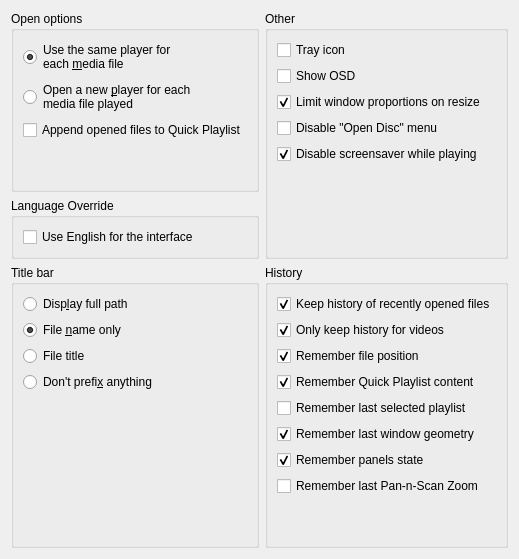
         <widget class="QWidget" name="playerPage">
          <layout class="QGridLayout" name="playerPageLayout">
           <item row="2" column="1">
            <widget class="QGroupBox" name="playerHistoryBox">
             <property name="title">
              <string>History</string>
             </property>
             <layout class="QVBoxLayout" name="playerHistoryBoxLayout">
              <item>
               <widget class="QCheckBox" name="playerKeepHistory">
                <property name="text">
                 <string>Keep history of recently opened files</string>
                </property>
                <property name="checked">
                 <bool>true</bool>
                </property>
               </widget>
              </item>
              <item>
               <widget class="QCheckBox" name="playerKeepHistoryOnlyForVideos">
                <property name="text">
                 <string>Only keep history for videos</string>
                </property>
                <property name="checked">
                 <bool>true</bool>
                </property>
               </widget>
              </item>
              <item>
               <widget class="QCheckBox" name="playerRememberFilePosition">
                <property name="text">
                 <string>Remember file position</string>
                </property>
                <property name="checked">
                 <bool>true</bool>
                </property>
               </widget>
              </item>
              <item>
               <widget class="QCheckBox" name="playerRememberQuickPlaylist">
                <property name="text">
                 <string>Remember Quick Playlist content</string>
                </property>
                <property name="checked">
                 <bool>true</bool>
                </property>
               </widget>
              </item>
              <item>
               <widget class="QCheckBox" name="playerRememberLastPlaylist">
                <property name="text">
                 <string>Remember last selected playlist</string>
                </property>
               </widget>
              </item>
              <item>
               <widget class="QCheckBox" name="playerRememberWindowGeometry">
                <property name="text">
                 <string>Remember last window geometry</string>
                </property>
                <property name="checked">
                 <bool>true</bool>
                </property>
               </widget>
              </item>
              <item>
               <widget class="QCheckBox" name="playerRememberPanels">
                <property name="text">
                 <string>Remember panels state</string>
                </property>
                <property name="checked">
                 <bool>true</bool>
                </property>
               </widget>
              </item>
              <item>
               <widget class="QCheckBox" name="playerRememberPanScanZoom">
                <property name="text">
                 <string>Remember last Pan-n-Scan Zoom</string>
                </property>
               </widget>
              </item>
              <item>
               <spacer name="playerHistorySpacer">
                <property name="orientation">
                 <enum>Qt::Orientation::Vertical</enum>
                </property>
                <property name="sizeHint" stdset="0">
                 <size>
                  <width>20</width>
                  <height>40</height>
                 </size>
                </property>
               </spacer>
              </item>
             </layout>
            </widget>
           </item>
           <item row="1" column="0">
            <widget class="QGroupBox" name="playerLanguageBox">
             <property name="title">
              <string>Language Override</string>
             </property>
             <layout class="QVBoxLayout" name="verticalLayout_17">
              <item>
               <widget class="QCheckBox" name="playerLanguageForceEnglish">
                <property name="text">
                 <string>Use English for the interface</string>
                </property>
               </widget>
              </item>
             </layout>
            </widget>
           </item>
           <item row="2" column="0">
            <widget class="QGroupBox" name="playerTitleBox">
             <property name="title">
              <string>Title bar</string>
             </property>
             <layout class="QVBoxLayout" name="playerTitleBoxLayout">
              <item>
               <widget class="QRadioButton" name="playerTitleDisplayFullPath">
                <property name="text">
                 <string>Disp&amp;lay full path</string>
                </property>
               </widget>
              </item>
              <item>
               <widget class="QRadioButton" name="playerTitleFileNameOnly">
                <property name="text">
                 <string>File &amp;name only</string>
                </property>
                <property name="checked">
                 <bool>true</bool>
                </property>
               </widget>
              </item>
              <item>
               <widget class="QRadioButton" name="playerTitleFileTitle">
                <property name="text">
                 <string>File title</string>
                </property>
               </widget>
              </item>
              <item>
               <widget class="QRadioButton" name="playerTitleDontPrefix">
                <property name="text">
                 <string>Don't prefi&amp;x anything</string>
                </property>
               </widget>
              </item>
              <item>
               <spacer name="playerTitleSpacer">
                <property name="orientation">
                 <enum>Qt::Orientation::Vertical</enum>
                </property>
                <property name="sizeHint" stdset="0">
                 <size>
                  <width>20</width>
                  <height>40</height>
                 </size>
                </property>
               </spacer>
              </item>
             </layout>
            </widget>
           </item>
           <item row="0" column="0">
            <widget class="QGroupBox" name="playerOpenBox">
             <property name="title">
              <string>Open options</string>
             </property>
             <layout class="QVBoxLayout" name="playerOpenBoxLayout">
              <item>
               <widget class="QRadioButton" name="playerOpenSame">
                <property name="text">
                 <string>Use the same player for
each &amp;media file</string>
                </property>
                <property name="checked">
                 <bool>true</bool>
                </property>
               </widget>
              </item>
              <item>
               <widget class="QRadioButton" name="playerOpenNew">
                <property name="text">
                 <string>Open a new &amp;player for each
media file played</string>
                </property>
               </widget>
              </item>
              <item>
               <widget class="QCheckBox" name="playerAppendToQuickPlaylist">
                <property name="text">
                 <string>Append opened files to Quick Playlist</string>
                </property>
               </widget>
              </item>
              <item>
               <spacer name="playerOpenSpacer">
                <property name="orientation">
                 <enum>Qt::Orientation::Vertical</enum>
                </property>
                <property name="sizeHint" stdset="0">
                 <size>
                  <width>20</width>
                  <height>40</height>
                 </size>
                </property>
               </spacer>
              </item>
             </layout>
            </widget>
           </item>
           <item row="0" column="1" rowspan="2">
            <widget class="QGroupBox" name="playerOtherBox">
             <property name="title">
              <string>Other</string>
             </property>
             <layout class="QVBoxLayout" name="playerOtherBoxLayout">
              <item>
               <widget class="QCheckBox" name="playerTrayIcon">
                <property name="text">
                 <string>Tray icon</string>
                </property>
               </widget>
              </item>
              <item>
               <widget class="QCheckBox" name="playerOSD">
                <property name="text">
                 <string>Show OSD</string>
                </property>
               </widget>
              </item>
              <item>
               <widget class="QCheckBox" name="playerLimitProportions">
                <property name="text">
                 <string>Limit window proportions on resize</string>
                </property>
                <property name="checked">
                 <bool>true</bool>
                </property>
               </widget>
              </item>
              <item>
               <widget class="QCheckBox" name="playerDisableOpenDisc">
                <property name="text">
                 <string>Disable &quot;Open Disc&quot; menu</string>
                </property>
               </widget>
              </item>
              <item>
               <widget class="QCheckBox" name="playerDisableScreensaver">
                <property name="text">
                 <string>Disable screensaver while playing</string>
                </property>
                <property name="checked">
                 <bool>true</bool>
                </property>
               </widget>
              </item>
              <item>
               <spacer name="playerOtherSpacer">
                <property name="orientation">
                 <enum>Qt::Orientation::Vertical</enum>
                </property>
                <property name="sizeHint" stdset="0">
                 <size>
                  <width>20</width>
                  <height>40</height>
                 </size>
                </property>
               </spacer>
              </item>
             </layout>
            </widget>
           </item>
          </layout>
         </widget>
